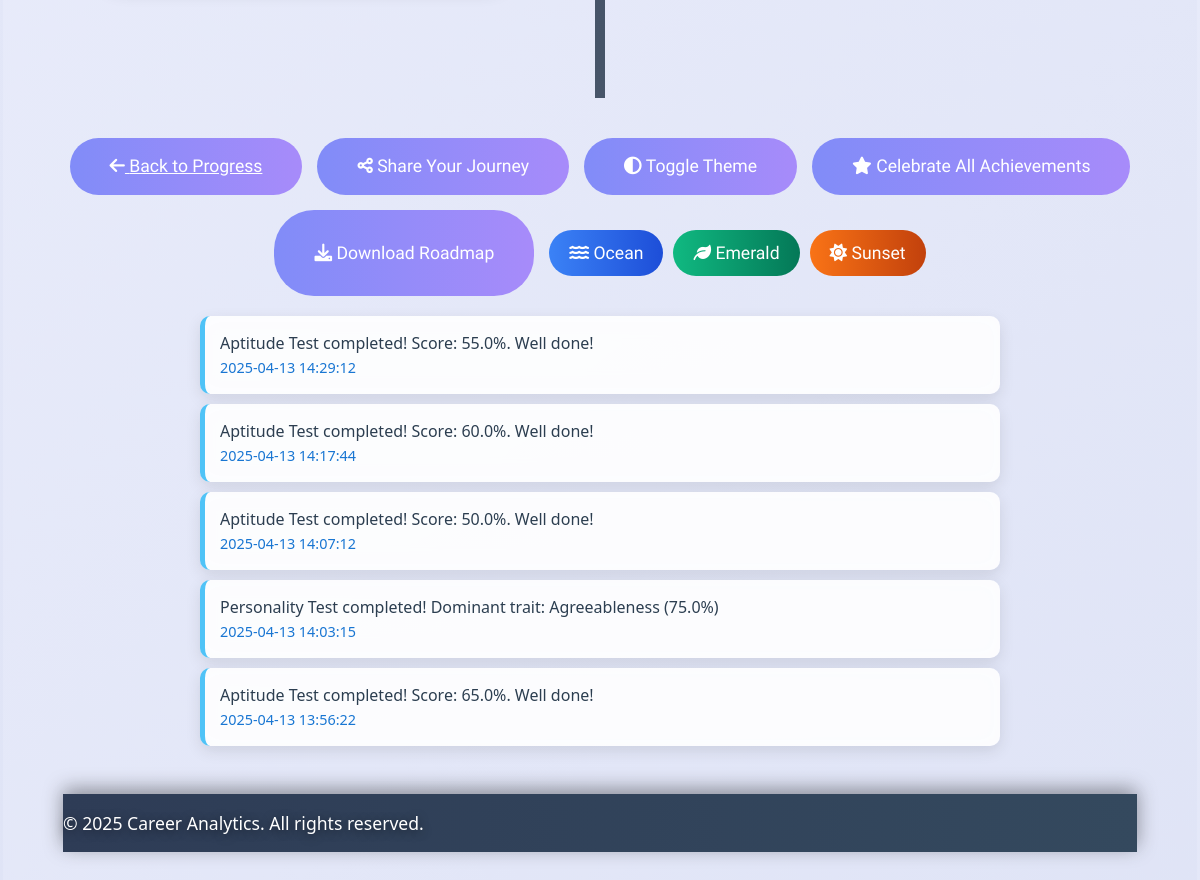
The page /roadmap (signed in, lower part) on the database as committed earlier.
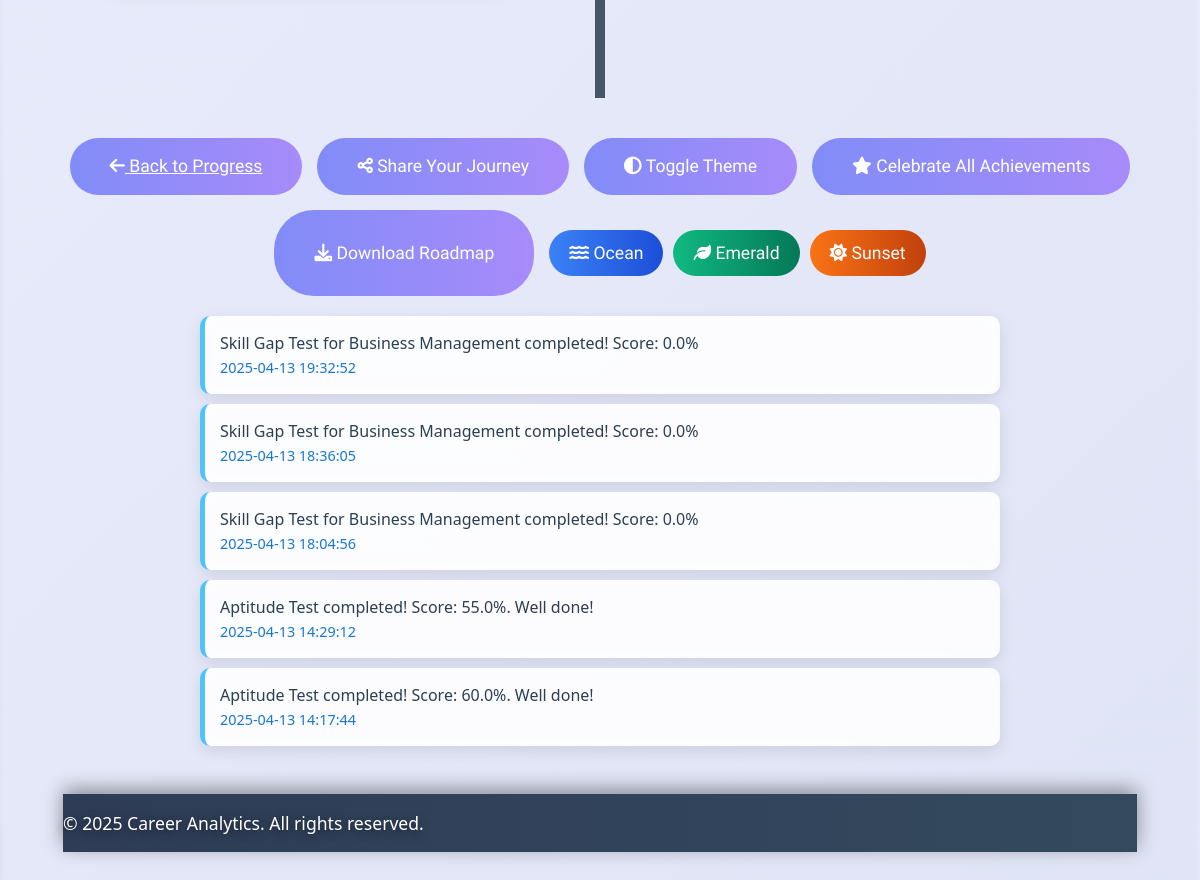
The same page on the database as committed later.
### app.py (models this page shows)
class Notification(db.Model):
    id = db.Column(db.Integer, primary_key=True)
    user_id = db.Column(db.Integer, db.ForeignKey('user.id'), nullable=False)
    message = db.Column(db.String(200), nullable=False)
    type = db.Column(db.String(50), nullable=False)
    is_read = db.Column(db.Boolean, default=False)
    date = db.Column(db.DateTime, default=lambda: datetime.now(timezone.utc))

### app.py (the view)
@app.route('/roadmap')
@login_required
def roadmap():
    test_history = TestResult.query.filter_by(user_id=current_user.id).order_by(TestResult.completed_at.asc()).all()
    total_tests = len(test_history)
    career_path = session.get('selected_field', 'Software Development')
    if career_path not in CAREER_MAPPING:
        career_path = 'Software Development'
    career_roadmaps = {
        "Software Development": {
            "career_goal": "Senior Software Engineer",
            "milestones": [
                {
                    "title": "Completed Aptitude Test",
                    "description": "Assessed core skills",
                    "details": "Evaluated logical reasoning, problem-solving, and basic technical knowledge.",
                    "date": next((t.completed_at for t in test_history if t.test_type == 'aptitude'), None),  # Keep timezone-aware
                    "type": "test",
                    "completed": any(t.test_type == 'aptitude' for t in test_history),
                    "progress": 100 if any(t.test_type == 'aptitude' for t in test_history) else 0
                },
                {
                    "title": "Skill Gap Assessment",
                    "description": "Evaluated coding skills",
                    "details": "Assessed proficiency in Python, JavaScript, and software development fundamentals.",
                    "date": next((t.completed_at for t in test_history if t.test_type == 'skill_gap' and 'Software Development' in json.loads(t.details)), None),  # Keep timezone-aware
                    "type": "test",
                    "completed": any(t.test_type == 'skill_gap' and 'Software Development' in json.loads(t.details) for t in test_history),
                    "progress": 100 if any(t.test_type == 'skill_gap' and 'Software Development' in json.loads(t.details) for t in test_history) else 0
                },
                {
                    "title": "First Project",
                    "description": "Built a basic application",
                    "details": "Developed a to-do list app using HTML, CSS, and JavaScript.",
                    "date": datetime(2025, 3, 10, tzinfo=timezone.utc),  # Make timezone-aware
                    "type": "project",
                    "completed": False,
                    "progress": 50
                },
                {
                    "title": "Portfolio Creation",
                    "description": "Showcased projects",
                    "details": "Created a portfolio website with 3 projects, hosted on GitHub Pages.",
                    "date": datetime(2025, 3, 15, tzinfo=timezone.utc),  # Make timezone-aware
                    "type": "project",
                    "completed": False,
                    "progress": 30
                },
                {
                    "title": "Job Application",
                    "description": "Applied to entry-level roles",
                    "details": "Submitted applications to 5 software development positions.",
                    "date": datetime(2025, 3, 20, tzinfo=timezone.utc),  # Make timezone-aware
                    "type": "job",
                    "completed": False,
                    "progress": 20
                }
            ]
        },
        "Data Science": {
            "career_goal": "Lead Data Scientist",
            "milestones": [
                {
                    "title": "Completed Aptitude Test",
                    "description": "Assessed analytical skills",
                    "details": "Evaluated mathematical reasoning, statistics, and problem-solving abilities.",
                    "date": next((t.completed_at for t in test_history if t.test_type == 'aptitude'), None),  # Keep timezone-aware
                    "type": "test",
                    "completed": any(t.test_type == 'aptitude' for t in test_history),
                    "progress": 100 if any(t.test_type == 'aptitude' for t in test_history) else 0
                },
                {
                    "title": "Skill Gap Assessment",
                    "description": "Evaluated data skills",
                    "details": "Assessed proficiency in Python, R, and data analysis techniques.",
                    "date": next((t.completed_at for t in test_history if t.test_type == 'skill_gap' and 'Data Science' in json.loads(t.details)), None),  # Keep timezone-aware
                    "type": "test",
                    "completed": any(t.test_type == 'skill_gap' and 'Data Science' in json.loads(t.details) for t in test_history),
                    "progress": 100 if any(t.test_type == 'skill_gap' and 'Data Science' in json.loads(t.details) for t in test_history) else 0
                },
                {
                    "title": "Statistics Mastery",
                    "description": "Completed stats course",
                    "details": "Finished an online course on advanced statistics and probability.",
                    "date": datetime(2025, 3, 12, tzinfo=timezone.utc),  # Make timezone-aware
                    "type": "course",
                    "completed": False,
                    "progress": 70
                },
                {
                    "title": "Data Project",
                    "description": "Analyzed a dataset",
                    "details": "Performed exploratory data analysis on a public dataset using Pandas and Matplotlib.",
                    "date": datetime(2025, 3, 18, tzinfo=timezone.utc),  # Make timezone-aware
                    "type": "project",
                    "completed": False,
                    "progress": 40
                },
                {
                    "title": "Research Publication",
                    "description": "Published findings",
                    "details": "Published a research paper on machine learning applications in a journal.",
                    "date": datetime(2025, 3, 25, tzinfo=timezone.utc),  # Make timezone-aware
                    "type": "publication",
                    "completed": False,
                    "progress": 10
                }
            ]
        }
    }
    roadmap_data = career_roadmaps.get(career_path, career_roadmaps["Software Development"])
    milestones = roadmap_data["milestones"]
    notifications = Notification.query.filter_by(user_id=current_user.id, is_read=False).order_by(Notification.date.desc()).limit(5).all()
    current_date = datetime.now(timezone.utc)
    return render_template('roadmap.html',
                          user=current_user,
                          career_goal=roadmap_data["career_goal"],
                          milestones=milestones,
                          career_path=career_path,
                          current_date=current_date,
                          animations_enabled=current_user.animations_enabled,
                          active_page='roadmap',
                          notifications=notifications)

### app.py (called while the page is built)
@app.before_request
def init_session():
    if 'used_aptitude' not in session:
        session['used_aptitude'] = []
    if 'aptitude_history' not in session:
        session['aptitude_history'] = defaultdict(list)

@login_manager.user_loader
def load_user(user_id):
    return db.session.get(User, int(user_id))

### templates/roadmap.html (shortened to what this page needs)
{% extends 'base.html' %}
{% block styles %}
<link rel="stylesheet" href="https://cdnjs.cloudflare.com/ajax/libs/font-awesome/6.0.0/css/all.min.css">
{% endblock %}
{% block content %}
<div id="roadmap-particles-js"></div>
<div class="roadmap-container">
    {% set next_milestone = milestones | selectattr('completed', 'equalto', false) | first %}
    <div class="roadmap-timeline">
    </div>
    <div class="roadmap-action-buttons">
        <a href="{{ url_for('progress_tracking') }}" class="roadmap-btn"><i class="fas fa-arrow-left"></i> Back to Progress</a>
        <button class="roadmap-btn" onclick="shareJourney()"><i class="fas fa-share-alt"></i> Share Your Journey</button>
        <button class="roadmap-btn" onclick="toggleTheme()"><i class="fas fa-adjust"></i> Toggle Theme</button>
        <button class="roadmap-btn" onclick="celebrateAll()"><i class="fas fa-star"></i> Celebrate All Achievements</button>
        <button class="roadmap-btn" onclick="downloadRoadmap()"><i class="fas fa-download"></i> Download Roadmap</button>
        <div class="roadmap-theme-selector">
            <button onclick="setTheme('ocean')" class="roadmap-btn roadmap-theme-btn ocean-theme" title="Ocean Blue Theme">
                <i class="fas fa-water"></i> Ocean
            </button>
            <button onclick="setTheme('emerald')" class="roadmap-btn roadmap-theme-btn emerald-theme" title="Emerald Green Theme">
                <i class="fas fa-leaf"></i> Emerald
            </button>
            <button onclick="setTheme('sunset')" class="roadmap-btn roadmap-theme-btn sunset-theme" title="Sunset Orange Theme">
                <i class="fas fa-sun"></i> Sunset
            </button>
        </div>
    </div>
{% include 'notifications.html' %}
{% endblock %}

### templates/notifications.html (shortened to what this page needs)
{% if notifications %}
    <div class="notifications-container">
        {% for notification in notifications %}
            <div class="notification {{ 'unread' if not notification.is_read else 'read' }}">
                <p>{{ notification.message }}</p>
                <small>{{ notification.date.strftime('%Y-%m-%d %H:%M:%S') }}</small>
            </div>
        {% endfor %}
    </div>
{% endif %}

Rows that differ between the two databases and show on the page:
no longer on this page (row unchanged): Notification: message "Aptitude Test completed! Score: 50.0%. Well done!", date "2025-04-13 14:07:12"
no longer on this page (row unchanged): Notification: message "Personality Test completed! Dominant trait: Agreeableness (75.0%)", date "2025-04-13 14:03:15"
no longer on this page (row unchanged): Notification: message "Aptitude Test completed! Score: 65.0%. Well done!", date "2025-04-13 13:56:22"
added Notification: message "Skill Gap Test for Business Management completed! Score: 0.0%", date "2025-04-13 19:32:52"
added Notification: message "Skill Gap Test for Business Management completed! Score: 0.0%", date "2025-04-13 18:36:05"
added Notification: message "Skill Gap Test for Business Management completed! Score: 0.0%", date "2025-04-13 18:04:56"
